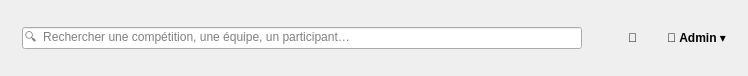
                 <widget class="QFrame" name="topbar">
                  <property name="minimumSize">
                   <size>
                    <width>0</width>
                    <height>76</height>
                   </size>
                  </property>
                  <property name="maximumSize">
                   <size>
                    <width>16777215</width>
                    <height>76</height>
                   </size>
                  </property>
                  <layout class="QHBoxLayout" name="topbarLayout">
                   <property name="leftMargin">
                    <number>22</number>
                   </property>
                   <property name="topMargin">
                    <number>0</number>
                   </property>
                   <property name="rightMargin">
                    <number>22</number>
                   </property>
                   <property name="bottomMargin">
                    <number>0</number>
                   </property>
                   <item>
                    <widget class="QLineEdit" name="topSearch">
                     <property name="minimumSize">
                      <size>
                       <width>560</width>
                       <height>0</height>
                      </size>
                     </property>
                     <property name="maximumSize">
                      <size>
                       <width>560</width>
                       <height>16777215</height>
                      </size>
                     </property>
                     <property name="placeholderText">
                      <string>🔍  Rechercher une compétition, une équipe, un participant…</string>
                     </property>
                    </widget>
                   </item>
                   <item>
                    <spacer name="topbarSpacer">
                     <property name="orientation">
                      <enum>Qt::Horizontal</enum>
                     </property>
                     <property name="sizeHint" stdset="0">
                      <size>
                       <width>40</width>
                       <height>20</height>
                      </size>
                     </property>
                    </spacer>
                   </item>
                   <item>
                    <widget class="QLabel" name="bell">
                     <property name="text">
                      <string>🔔</string>
                     </property>
                    </widget>
                   </item>
                   <item>
                    <spacer name="topbarGap">
                     <property name="orientation">
                      <enum>Qt::Horizontal</enum>
                     </property>
                     <property name="sizeType">
                      <enum>QSizePolicy::Fixed</enum>
                     </property>
                     <property name="sizeHint" stdset="0">
                      <size>
                       <width>24</width>
                       <height>20</height>
                      </size>
                     </property>
                    </spacer>
                   </item>
                   <item>
                    <widget class="QLabel" name="admin">
                     <property name="text">
                      <string>👤  &lt;b&gt;Admin&lt;/b&gt;  ▾</string>
                     </property>
                     <property name="textFormat">
                      <enum>Qt::RichText</enum>
                     </property>
                    </widget>
                   </item>
                  </layout>
                 </widget>
